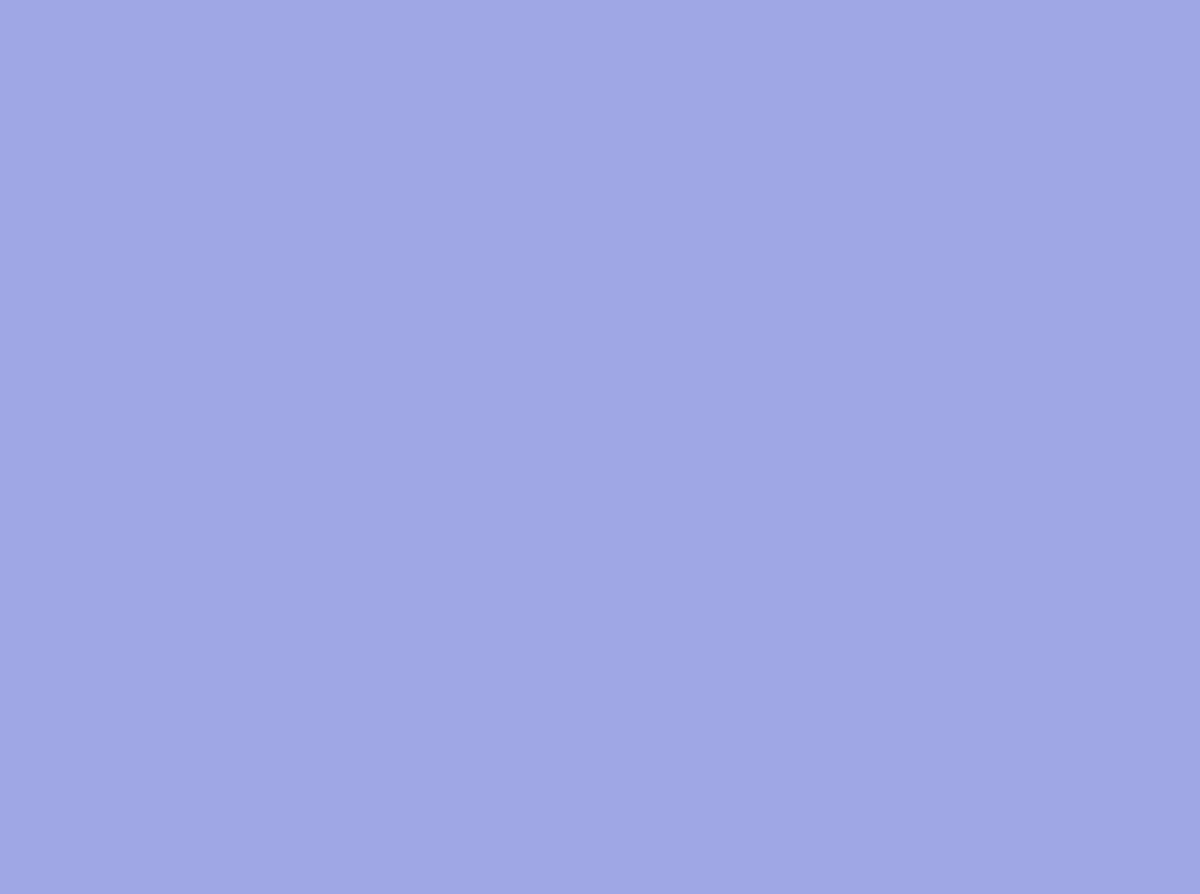
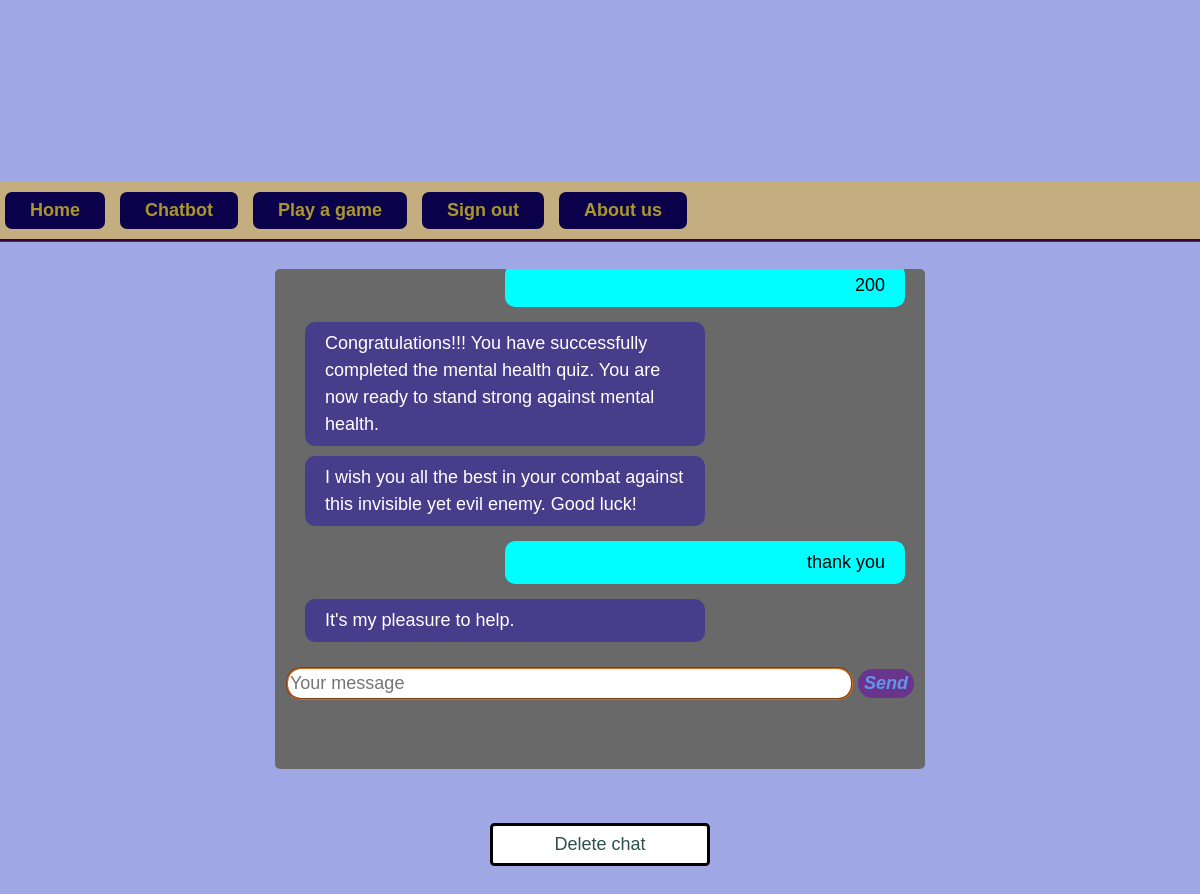
Screenshot of /chatbot (signed in) with the database file from the repository (2 pictures, top to bottom).
### tables this page shows
CREATE TABLE msgs (
    msgr_id INTEGER NOT NULL,
    msg TEXT,
    sender VARCHAR(4)
);

### app.py (the view, shortened to what this page needs)
@app.route("/chatbot", methods=["GET", "POST"])
@login_required
def chatwithbot():
    if request.method == "GET":
        outputs = getusermsgs(db, (session["user_id"],))
        return render_template("chatbot.html", outputs=outputs[::-1])

### app.py (called while the page is built)
@app.after_request
def after_request(response):
    response.headers["Cache-Control"] = "no-cache, no-store, must-revalidate"
    response.headers["Expires"] = 0
    response.headers["Pragma"] = "no-cache"
    return response

### helpers.py (called while the page is built)
def login_required(f):
    @wraps(f)
    def decorated_function(*args, **kwargs):
        if session.get("user_id") is None:
            return redirect("/signin")
        return f(*args, **kwargs)
    return decorated_function

def executeReadQuery(connection, query, placeholders):
    cursor = connection.cursor()
    print(query, placeholders)
    cursor.execute(query, placeholders)
    return cursor.fetchall()

def getusermsgs(db, placeholders):
    query = "SELECT msg, sender FROM msgs WHERE msgr_id = ?"
    raw_outputs = executeReadQuery(db, query, placeholders)
    return raw_outputs

### templates/chatbot.html (shortened to what this page needs)
{% extends "layout.html" %}
{% block body %}
    <div id="txtboxwrapper">
        <div id="txtbox">
            <br><br>
            <form action="/chatbot" method="post" id="msging" style="padding-bottom: 10px;">
                <input class="msg" required placeholder="Your message" name="userinput">
                <button class="msgbtn" onclick="document.querySelector('#msging').submit();">Send</button>
            </form>
            {% if outputs %}
                {% for output in outputs %}
                    {% if output[1] == 'bot' %}
                        <div class="chatbotmsg">{{ output[0] }}</div>
                    {% else %}
                        <div class="usermsg">{{ output[0] }}</div>
                    {% endif %}
                {% endfor %}
            {% endif %}
        </div>
    </div>
    <br><br>
    <form id="clearchat" method="post" action="/clearchat">
        <button class="btn btn-outline-danger" onclick="document.querySelector('#clearchat').submit">Delete chat</button>
    </form>
{% endblock %}

### templates/layout.html (shortened to what this page needs)
<!DOCTYPE html>
<html lang="en">
    <head>
        <link href="https://maxcdn.bootstrapcdn.com/bootstrap/4.1.3/css/bootstrap.min.css" rel="stylesheet">
        <link href="/static/css/styles.css" rel="stylesheet">
    </head>
    <body>
        <div id="topbar">
            {% if session.user_id %}
                <button class="menubtn" onclick="window.location='/';">Home</button>
                <button class="menubtn" onclick="window.location='/chatbot';">Chatbot</button>
                <button class="menubtn" onclick="window.location='/game';">Play a game</button>
                <button class="menubtn" onclick="window.location='/logout';">Sign out</button>
                <button class="menubtn" onclick="window.location='/aboutus';">About us</button>
            {% else %}
                <button class="menubtn" onclick="window.location='/signup';">Sign up</button>
                <button class="menubtn" onclick="window.location='/signin';">Sign in</button>
            {% endif %}
        </div>
        <main>
            <br>
            {% block body %}{% endblock %}
        </main>
    </body>
</html>

### static/css/styles.css (style rules this page uses)
body { padding-bottom: 25px; color: darkslategray; background-color: lightgray; }
main { text-align: center; }
.menubtn { border: none; padding: 5px 25px 5px 25px; background-color: rgb(11, 1, 75); color: rgba(235, 214, 33, 0.705); font-weight: 900; margin-right: 10px; border-radius: 7px; }
#topbar { background-color: rgb(196, 174, 127); border-bottom: darkmagenta; border-width: 3px; border-style: groove; padding: 10px 0 10px 5px; border-top: none; border-left: none; border-right: none; }
.msg { margin-top: 20px; width: 90%; border-radius: 15px; border-width: 2px; border-style: groove; border-color: chocolate; }
.msgbtn { border: none; border-radius: 15px; background-color: rgba(106, 14, 167, 0.568); color: cornflowerblue; font-weight: bolder; font-style: oblique; font-size: large; }
.chatbotmsg { text-align: left; color: white; background-color: darkslateblue; padding: 8px 20px 8px; margin-left: 20px; margin-top: 5px; margin-bottom: 5px; border-radius: 10px; max-width: 400px; }
.usermsg { text-align: right; color: black; background-color: cyan; padding: 8px 20px 8px; margin-top: 10px; margin-bottom: 10px; margin-left: 220px; border-radius: 10px; max-width: 400px; }
#txtbox { background-color: dimgrey; border-radius: 5px; border-color: dodgerblue; padding: 5px 10px 5px 10px; width: 650px; margin: auto; max-height: 500px; overflow-y: auto; display: flex; flex-direction: column-reverse; }
html { height: 100%; }
body { height: 100%; background-repeat: no-repeat; background-attachment: fixed; }
body { background: #9fa7e4; align-items: center; align-content: center; justify-content: center; }
html { font-size: 18px; }
body { font-family: "Questrial", sans-serif; background-repeat: no-repeat; width: 100%; height: 100%; }
.btn { color:inherit; font-family:inherit; font-size: inherit; background: white; padding: 0.3rem 3.4rem; border: 3px solid black; margin-right: 2.6rem; box-shadow: 0 0 0 black; transition: all 0.2s; }
.btn:last-child { margin: 0; }

### rows the page displays
msgs: msg "It's my pleasure to help."
msgs: msg "thank you"
msgs: msg "I wish you all the best in your combat against this invisible yet evil enemy. Good luck!"
msgs: msg "Congratulations!!! You have successfully completed the mental health quiz. You are now ready to stand strong against mental health."
msgs: msg "200"
